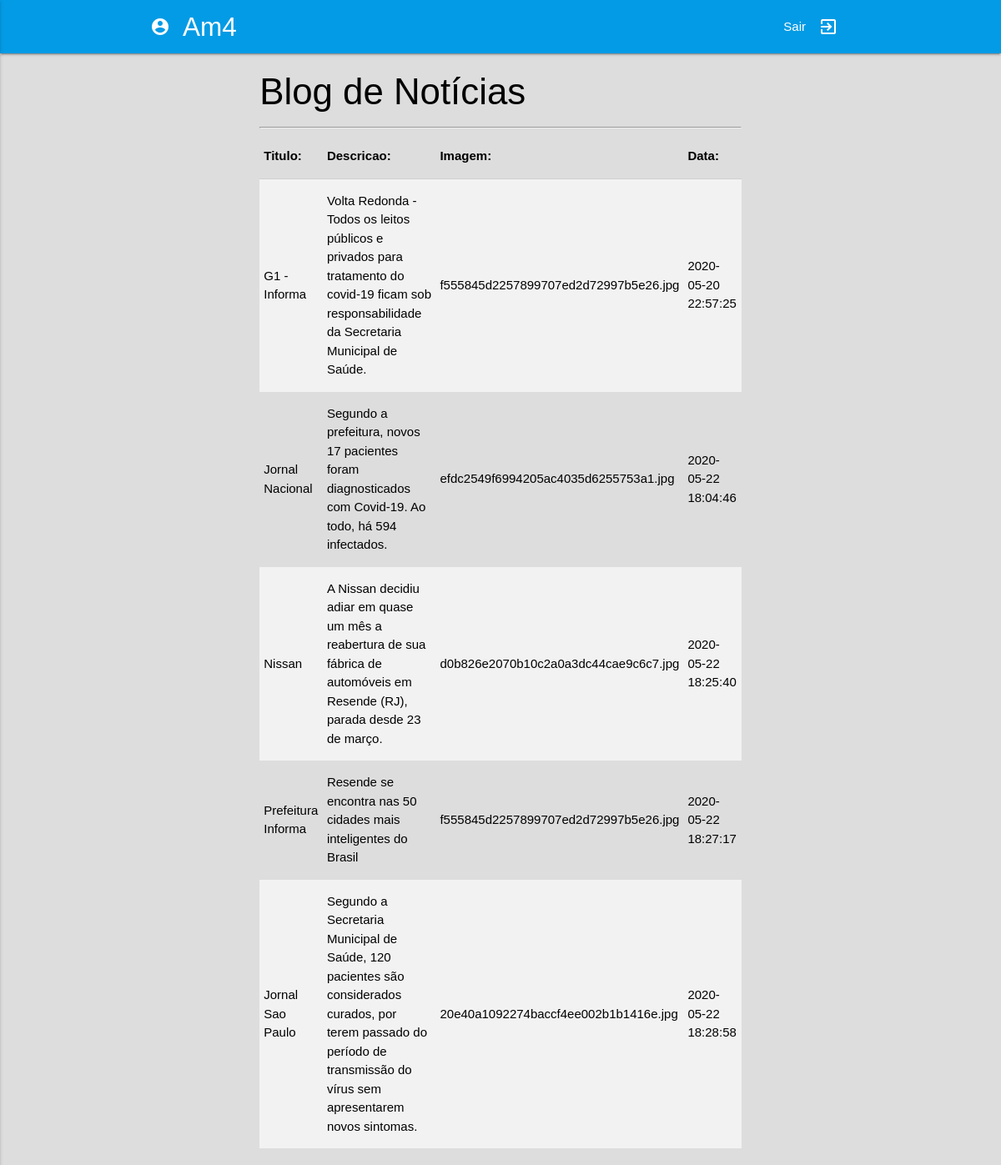
Page /am4/index.php on the committed database.
### tables this page shows
CREATE TABLE IF NOT EXISTS `noticia` (
  `id` int(11) NOT NULL AUTO_INCREMENT,
  `titulo` varchar(255) NOT NULL,
  `descricao` varchar(255) NOT NULL,
  `arquivo` varchar(40) NOT NULL,
  `data` datetime NOT NULL,
  PRIMARY KEY (`id`)
);

### am4/index.php (the view, shortened to what this page needs)
<?php
global $connect;
?>
<!DOCTYPE html>
<html lang="pt-br">
	<head>
		<link type="text/css" rel="stylesheet" href="_css/materialize.css"  media="screen,projection"/>
		<link rel="stylesheet" href="css/custom.css">
		<link rel="stylesheet" href="https://maxcdn.bootstrapcdn.com/font-awesome/4.5.0/css/font-awesome.min.css">
	</head>
<body>
<HEADER>
	<nav class="#039be5 light-blue darken-1">
				<div class="container">
			    <div class="nav-wrapper">
			      <a href="#!" class="brand-logo" id="logo"><i class="material-icons left">account_circle</i>Am4</a>
			      <ul class="right hide-on-med-and-down">
			        <li><a href="logout.php"><i class="material-icons right">exit_to_app</i>Sair</a></li>
			      </ul>
			    </div>
			    </div>
	</nav>
</HEADER>
<div class="row">
  <div class="col s12 m6 push-m3">
    <h3 class="light">Blog de Notícias</h3>
    <hr>
    <table class="striped">
      <thead>
        <tr>
          <th>Titulo:</th>
          <th>Descricao:</th>
          <th>Imagem:</th>
          <th>Data:</th>
        </tr>
      </thead>
        <?php
        $sql = "SELECT * FROM noticia";
        $resultado = mysqli_query($connect, $sql);
        if(mysqli_num_rows($resultado) > 0):
        while($dados = mysqli_fetch_array($resultado)):
        ?>
        <tr>
          <td><?php echo $dados['titulo']; ?></td>
          <td><?php echo $dados['descricao']; ?></td>
          <td><?php echo $dados['arquivo']; ?></td>
          <td><?php echo $dados['data']; ?></td>
          </div>
        </tr>
        <?php
        endwhile;
    	endif;
    	?>
<body>
	</body>
</html>

### am4/_css/custom.css (style rules this page uses)
@media only screen and (min-width: 993px) { .container { width: 70%; } }
body { font-family: Arial, sans-serif; background-color:#dddddd; color:rgba(0,0,0,1); }

### rows in the picture
noticia: titulo "G1 - Informa", descricao "Volta Redonda - Todos os leitos públicos e privados para tratamento do covid-19 ficam sob responsabilidade da Secretaria Municipal de Saúde.", arquivo "f555845d2257899707ed2d72997b5e26.jpg", data "2020-05-20 22:57:25"
noticia: titulo "Jornal Nacional", descricao "Segundo a prefeitura, novos 17 pacientes foram diagnosticados com Covid-19. Ao todo, há 594 infectados.", arquivo "efdc2549f6994205ac4035d6255753a1.jpg", data "2020-05-22 18:04:46"
noticia: titulo "Nissan", descricao "A Nissan decidiu adiar em quase um mês a reabertura de sua fábrica de automóveis em Resende (RJ), parada desde 23 de março.", arquivo "d0b826e2070b10c2a0a3dc44cae9c6c7.jpg", data "2020-05-22 18:25:40"
noticia: titulo "Prefeitura Informa", descricao "Resende se encontra nas 50 cidades mais inteligentes do Brasil", arquivo "f555845d2257899707ed2d72997b5e26.jpg", data "2020-05-22 18:27:17"
noticia: titulo "Jornal Sao Paulo", descricao "Segundo a Secretaria Municipal de Saúde, 120 pacientes são considerados curados, por terem passado do período de transmissão do vírus sem apresentarem novos sintomas.", arquivo "20e40a1092274baccf4ee002b1b1416e.jpg", data "2020-05-22 18:28:58"
